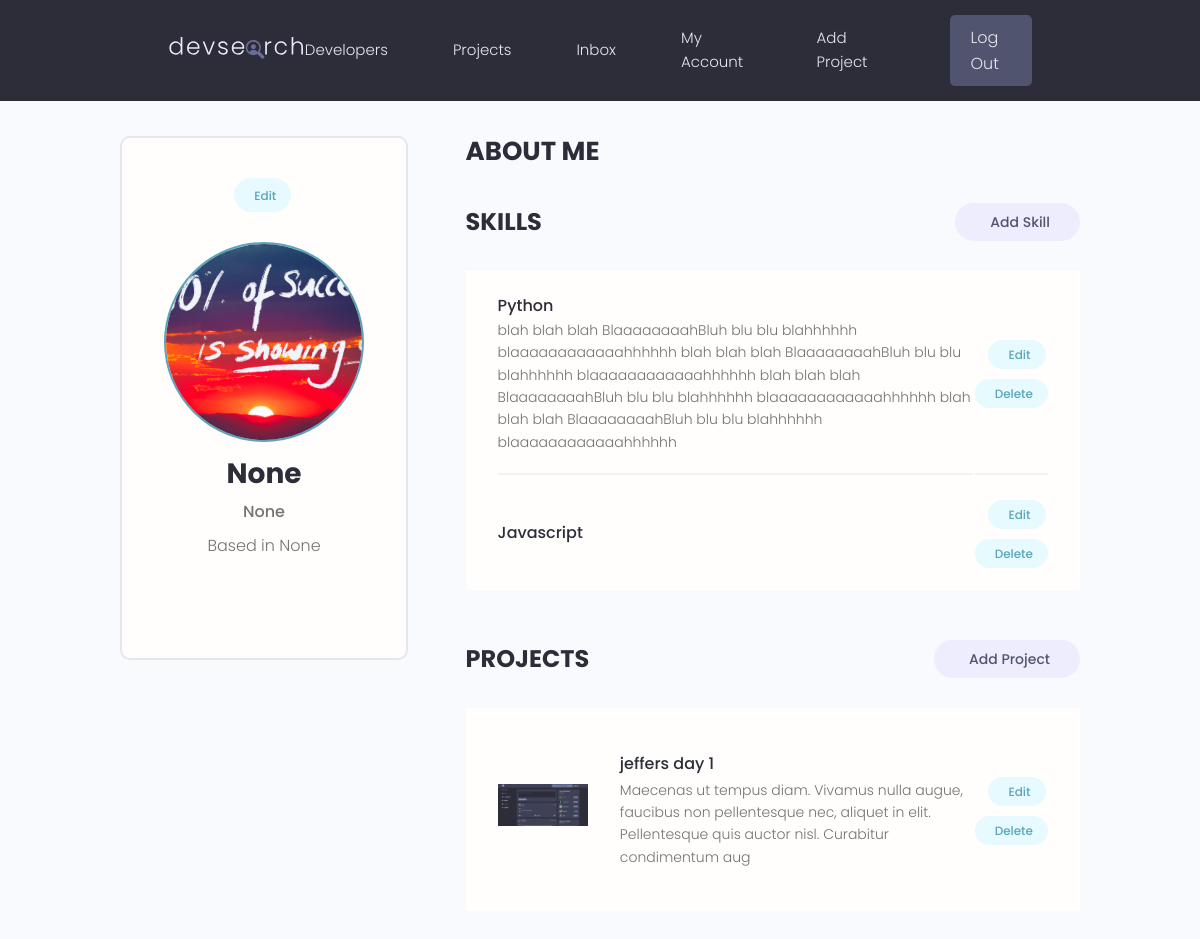
/account/ (signed in), run on the app's committed database.
### users/models.py (models this page shows, shortened)
class Profile(models.Model):
    user = models.OneToOneField(User, on_delete=models.CASCADE, null=True, blank=True)
    name = models.CharField(max_length=200, blank=True, null=True)
    username = models.CharField(max_length=200, blank=True, null=True)
    location = models.CharField(max_length=200, blank=True, null=True)
    email = models.EmailField(max_length=500, blank=True, null=True)
    short_intro = models.CharField(max_length=200, blank=True, null=True)
    bio = models.TextField(blank=True, null=True)
    profile_image = models.ImageField(
        null=True,
        blank=True,
        upload_to="profiles/",
        default="profiles/user-default.png",
    )
    social_github = models.CharField(max_length=200, blank=True, null=True)
    social_twitter = models.CharField(max_length=200, blank=True, null=True)
    social_linkedin = models.CharField(max_length=200, blank=True, null=True)
    social_youtube = models.CharField(max_length=200, blank=True, null=True)
    social_website = models.CharField(max_length=200, blank=True, null=True)
    created = models.DateTimeField(auto_now_add=True)
    id = models.UUIDField(
        default=uuid.uuid4, unique=True, primary_key=True, editable=False
    )

class Skill(models.Model):
    owner = models.ForeignKey(Profile, on_delete=models.CASCADE, null=True, blank=True)
    name = models.CharField(max_length=200, blank=True, null=True)
    description = models.TextField(blank=True, null=True)
    created = models.DateTimeField(auto_now_add=True)
    id = models.UUIDField(
        default=uuid.uuid4, unique=True, primary_key=True, editable=False
    )

### projects/models.py (models this page shows, shortened)
class Project(models.Model):
    owner = models.ForeignKey(
        Profile, null=True, blank=True, on_delete=models.SET_NULL)
    title = models.CharField(max_length=200)
    description = models.TextField(null=True, blank=True)
    featured_image = models.ImageField(
        null=True, blank=True, default="default.jpg")
    demo_link = models.CharField(max_length=2000, null=True, blank=True)
    source_link = models.CharField(max_length=2000, null=True, blank=True)
    tags = models.ManyToManyField("Tag", blank=True)
    vote_total = models.IntegerField(default=0, null=True, blank=True)
    vote_ratio = models.IntegerField(default=0, null=True, blank=True)
    created = models.DateTimeField(auto_now_add=True)
    id = models.UUIDField(
        default=uuid.uuid4, unique=True, primary_key=True, editable=False
    )

### users/views.py (the view)
# urls.py: path("account/", views.userAccount, name="userAccount"),
@login_required(login_url="login")
def userAccount(requests):
    profile = requests.user.profile
    context = {
        "profile": profile,
    }
    return render(requests, "users/account.html", context)

### users/templates/users/account.html (shortened to what this page needs)
{% extends 'main.html' %}
{% block content %}
<main class="settingsPage profile my-md">
  <div class="container">
    <div class="layout">
      <div class="column column--1of3">
        <div class="card text-center">
          <div class="card__body dev">
            <a class="tag tag--pill tag--main settings__btn" href="{% url 'edit-account' %}?next=/account">
              Edit</a>
            <img class="avatar avatar--xl dev__avatar" src="{{profile.profile_image.url}}" />
            <h2 class="dev__name">{{profile.name}}</h2>
            <p class="dev__title">{{profile.short_intro}}</p>
            <p class="dev__location">Based in {{profile.location}}</p>
          </div>
        </div>
      </div>
      <div class="column column--2of3">
        <div class="devInfo">
          <h3 class="devInfo__title">About Me</h3>
        </div>
        <div class="settings">
          <h3 class="settings__title">Skills</h3>
          <a class="tag tag--pill tag--sub settings__btn tag--lg" href="{% url 'create-skill' %}?next=/account"> Add Skill</a>
        </div>
        <table class="settings__table">
          {% for skill in profile.skill_set.all %}
          <tr>
            <td class="settings__tableInfo">
              <h4>{{skill.name}}</h4>
              <p>
                {{skill.description}}
              </p>
            </td>
            <td class="settings__tableActions">
              <a class="tag tag--pill tag--main settings__btn" href="{% url 'update-skill' skill.id %}?next=/account"> Edit</a>
              <a class="tag tag--pill tag--main settings__btn" href="{% url 'delete-skill' skill.id %}?next=/account">
                Delete</a>
            </td>
          </tr>
          {% endfor %}
        </table>
        <div class="settings">
          <h3 class="settings__title">Projects</h3>
          <a class="tag tag--pill tag--sub settings__btn tag--lg" href="{% url 'create-project' %}?next=/account"> Add Project</a>
        </div>
        <table class="settings__table">
          {% for project in profile.project_set.all %}
          <tr>
            <td class="settings__thumbnail">
              <a href="{% url 'project' project.id %}"><img src="{{ project.featured_image.url }}" alt="Project Thumbnail" /></a>
            </td>
            <td class="settings__tableInfo">
              <a href="{% url 'project' project.id %}">{{project.title}}</a>
              <p>{{project.description|slice:"150"}}</p>
            </td>
            <td class="settings__tableActions">
              <a class="tag tag--pill tag--main settings__btn" href="{% url 'update-project' project.id %}?next=/account"> Edit</a>
              <a class="tag tag--pill tag--main settings__btn"
                href="{% url 'delete-project'  project.id %}?next=/account">
                Delete</a>
            </td>
          </tr>
          {% endfor %}
        </table>
      </div>
    </div>
  </div>
</main>
{% endblock %}

### static/styles/app.css (style rules this page uses)
:root { --color-sub: #2d2d39; }
.card { border: 2px solid var(--color-light); }
img { width: 100%; }
.profile .card > .dev { padding: 4rem; }
.dev__avatar { display: block; margin: auto; }
.dev__name { color: var(--color-sub); font-size: 2.8rem; font-weight: 700; margin-top: 1rem; margin-bottom: 0.5rem; }
.dev__title { font-size: 1.6rem; font-weight: 500; line-height: 1.3; }
.dev__location { margin-top: 1rem; }
.devInfo { margin-bottom: 3rem; }
.devInfo__title, .devInfo__subtitle { font-size: 2.6rem; color: var(--color-sub); text-transform: uppercase; font-weight: 700; margin-bottom: 1.5rem; }
.settingsPage .dev > .settings__btn { display: inline-block; margin-bottom: 3rem; }
.settings { display: flex; justify-content: space-between; align-items: center; }
.settings__title { font-size: 2.4rem; text-transform: uppercase; font-weight: 700; color: var(--color-sub); }
.settings__table { margin-top: 3rem; margin-bottom: 5rem; padding: 0 3rem; background: var(--color-white); }
.settings__table tr { width: 100%; }
.settings__table tr > td { padding: 2rem 0; }
.settings__table tr:not(:last-child) td { border-bottom: 2px solid var(--color-white-light); }
.settings__thumbnail { width: 23%; min-width: 10rem; }
.settings__thumbnail img { padding-right: 3rem; height: 15rem; object-fit: contain; }
.settings__tableInfo { width: 100%; }
.settings__tableInfo h4, .settings__tableInfo a { padding-right: 1rem; width: auto; font-size: 1.6rem; font-weight: 500; color: var(--color-sub); }
.settings__tableInfo p { font-size: 1.4rem; }
.settings__tableActions { text-align: right; }

### static/uikit/styles/modules/_variables.css (style rules this page uses)
:root { --color-main: #5aa5b9; --color-main-light: #e6faff; --color-sub: #3f4156; --color-sub-light: #51546e; --color-sub-lighter: #ededfd; --color-text: #737373; --color-gray: #8b8b8b; --color-light: #e5e7eb; --color-light-gray: #767676; --color-bg: #f8fafd; --color-white: #fffefd; --color-white-light: #f3f3f3; --color-success: #359e64; --color-success-bg: #def8e8; --color-error: #fc4b0b; --color-error-bg: #fff2ee; --font-base: 'Poppins', arial, helvetica, 'Segoe UI', roboto, ubuntu, sans-serif; --font-monospace: 'Fira Code', 'Courier New', courier, monospace; --font-regular: 300; --font-medium: 500; --font-bold: 700; --generic-shadow: 1px 1px 5px #00000010; --generic-transition: all 0.3s ease-in-out; }

### static/uikit/styles/modules/_base.css (style rules this page uses)
* { margin: 0; padding: 0; box-sizing: border-box; text-rendering: optimizeLegibility; color: inherit; font-size: inherit; }
html { font-size: 50%; }
@media only screen and (min-width: 480px) { html { font-size: 56.25%; } }
@media only screen and (min-width: 1200px) { html { font-size: 62.5%; } }
body { line-height: 1.6; font-weight: 400; font-size: 1.5rem; color: var(--color-text); background-color: var(--color-bg); min-height: 100vh; }

### static/uikit/styles/modules/_typography.css (style rules this page uses)
* { font-family: var(--font-base); }
h2 { font-size: 3.6rem; font-weight: var(--font-bold); }
h3 { font-size: 3.2rem; font-weight: var(--font-medium); }
h4 { font-size: 2.8rem; font-weight: var(--font-medium); }
p, span, strong { font-size: 1.6rem; color: var(--color-text); font-weight: var(--font-regular); }
a { padding-bottom: 2px; text-decoration: none; display: inline-block; color: var(--color-main); font-weight: var(--font-medium); }

### static/uikit/styles/modules/_utilities.css (style rules this page uses)
.container { width: 92%; max-width: 165rem; margin: 0 auto; box-sizing: border-box; }
@media screen and (min-width: 1000px) { .container { width: 90%; } }
@media screen and (min-width: 1200px) { .container { width: 80%; } }
.text-center { text-align: center; }
.my-md { margin: 3rem auto; }

### static/uikit/styles/modules/_avatar.css (style rules this page uses)
.avatar { border-radius: 50%; border: 2px solid var(--color-main); object-fit: cover; }
.avatar--xl { height: 20rem; width: 20rem; }

### static/uikit/styles/modules/_card.css (style rules this page uses)
.card { border-radius: 1rem; background-color: var(--color-white); border: 1.5px solid var(--color-light); width: auto; height: auto; margin-top: 0.5rem; margin-bottom: 0.5rem; overflow: hidden; }
.card__body, .card__header { padding: 2rem 2.5rem; }

### static/uikit/styles/modules/_layout.css (style rules this page uses)
.layout { display: flex; flex-flow: row wrap; justify-content: space-between; }
.layout > .column { margin-bottom: 3rem; }
.layout > .column.column--1of3 { flex-basis: 30%; }
.layout > .column.column--2of3 { flex-basis: 64%; }

### data on the page
Profile: profile_image (picture), name "None", short_intro "None", location "None"
Skill: name "Python", description "blah blah blah BlaaaaaaaahBluh blu blu blahhhhhh blaaaaaaaaaaaahhhhhh blah blah blah BlaaaaaaaahBluh blu blu blahhhhhh blaaaaaaaaaaaahhhhhh blah blah blah BlaaaaaaaahBluh blu blu blahhhhhh blaaaaaaaaaaaahhhhhh blah blah blah BlaaaaaaaahBluh blu blu blahhhhhh blaaaaaaaaaaaahhhhhh"
Skill: name "Javascript"
Project: featured_image (picture), title "jeffers day 1", description "Maecenas ut tempus diam. Vivamus nulla augue, faucibus non pellentesque nec, aliquet in elit. Pellentesque quis auctor nisl. Curabitur condimentum aug"
